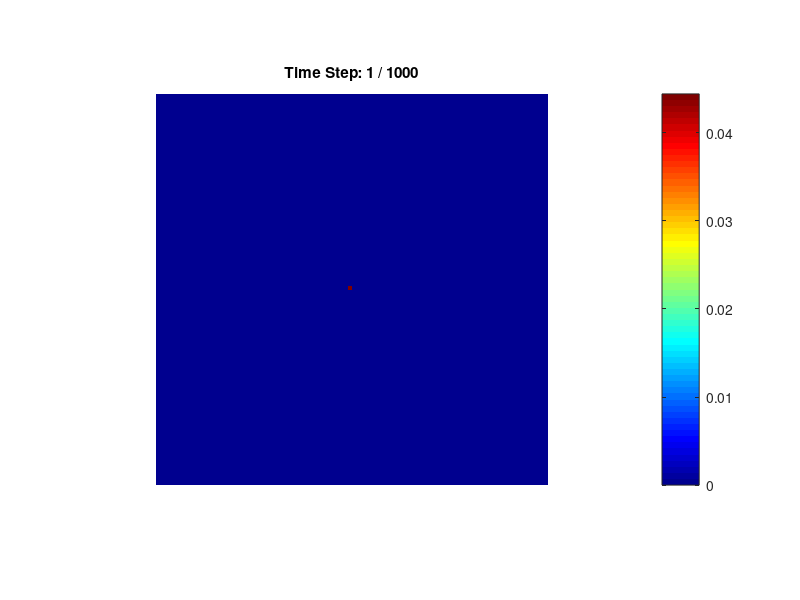

The MATLAB source for this figure: (Note: this script raises an error after producing the figure.)
% 2D FDTD Simulation for TMz Polarization

%%
% Clear workspace and close figures
clear; close all;

% Simulation parameters
Nx = 100;           % Number of cells in x-direction
Ny = 100;           % Number of cells in y-direction
dx = 1e-3;          % Spatial step in x (meters)
dy = 1e-3;          % Spatial step in y (meters)
dt = dx/(3e8*sqrt(2)); % Time step (Courant condition)
Nt = 1000;           % Number of time steps
c0 = 3e8;           % Speed of light in vacuum
mu0 = pi*4e-7;      % Permeability of free space
eps0 = 8.85e-12;    % Permittivity of free space

% User-defined parameters
% 1. Refractive index distribution (Nx x Ny matrix)
n = ones(Nx, Ny);   % Initialize to vacuum
% Example: Add a circular obstacle
% [X, Y] = meshgrid(1:Nx, 1:Ny);
% n(sqrt((X-50).^2 + (Y-50).^2) < 20) = 2;

% 2. Source parameters
f = 2e9;            % Source frequency (Hz)
omega = 2*pi*f;     % Angular frequency
sources = struct('i', {}, 'j', {}, 'A', {}, 'phi', {});
sources(1).i = 50;  % Source x-position
sources(1).j = 50;  % Source y-position
sources(1).A = 1;   % Amplitude
sources(1).phi = 0; % Phase (radians)

% Precompute material matrices
epsilon_r = n.^2;

% Create staggered grid permittivities
epsilon_Ex = zeros(Nx, Ny+1);
epsilon_Ey = zeros(Nx+1, Ny);

for i = 1:Nx
    for j = 1:Ny+1
        if j == 1
            epsilon_Ex(i,j) = epsilon_r(i,j);
        elseif j == Ny+1
            epsilon_Ex(i,j) = epsilon_r(i,Ny);
        else
            epsilon_Ex(i,j) = (epsilon_r(i,j) + epsilon_r(i,j-1))/2;
        end
    end
end

for i = 1:Nx+1
    for j = 1:Ny
        if i == 1
            epsilon_Ey(i,j) = epsilon_r(i,j);
        elseif i == Nx+1
            epsilon_Ey(i,j) = epsilon_r(Nx,j);
        else
            epsilon_Ey(i,j) = (epsilon_r(i,j) + epsilon_r(i-1,j))/2;
        end
    end
end

% Initialize field matrices
Ex = zeros(Nx, Ny+1);
Ey = zeros(Nx+1, Ny);
Hz = zeros(Nx, Ny);

% Precompute update coefficients
CEx = dt./(epsilon_Ex * dy);
CEy = -dt./(epsilon_Ey * dx);
CHz_x = dt/(mu0 * dx);
CHz_y = -dt/(mu0 * dy);

% Setup figure and GIF
fig = figure;
axis tight manual;
filename = 'fdtd_simulation.gif';

for n = 1:Nt
    % Update Ex field
    for i = 1:Nx
        for j = 2:Ny
            Ex(i,j) = Ex(i,j) + CEx(i,j) * (Hz(i,j) - Hz(i,j-1));
        end
    end
    
    % Update Ey field
    for i = 2:Nx
        for j = 1:Ny
            Ey(i,j) = Ey(i,j) + CEy(i,j) * (Hz(i,j) - Hz(i-1,j));
        end
    end
    
    % Update Hz field
    for i = 1:Nx
        for j = 1:Ny
            dEy_dx = Ey(i+1,j) - Ey(i,j);
            dEx_dy = Ex(i,j+1) - Ex(i,j);
            Hz(i,j) = Hz(i,j) + CHz_x * dEy_dx + CHz_y * dEx_dy;
        end
    end
    
    % Apply sources
    for s = 1:length(sources)
        i = sources(s).i;
        j = sources(s).j;
        A = sources(s).A;
        phi = sources(s).phi;
        Hz(i,j) = Hz(i,j) + A * sin(omega*(n + 0.5)*dt + phi);
    end
    
    % Plot and save frame
    imagesc(Hz');
    title(sprintf('Time Step: %d / %d', n, Nt));
    axis equal off;
    colormap('jet');
    colorbar;
    drawnow;
    
    % Capture and save frame to GIF
    frame = getframe(fig);
    im = frame2im(frame);
    [imind, cm] = rgb2ind(im, 256);
    if n == 1
        imwrite(imind, cm, filename, 'gif', 'Loopcount', inf, 'DelayTime', 0.1);
    else
        imwrite(imind, cm, filename, 'gif', 'WriteMode', 'append', 'DelayTime', 0.1);
    end
end